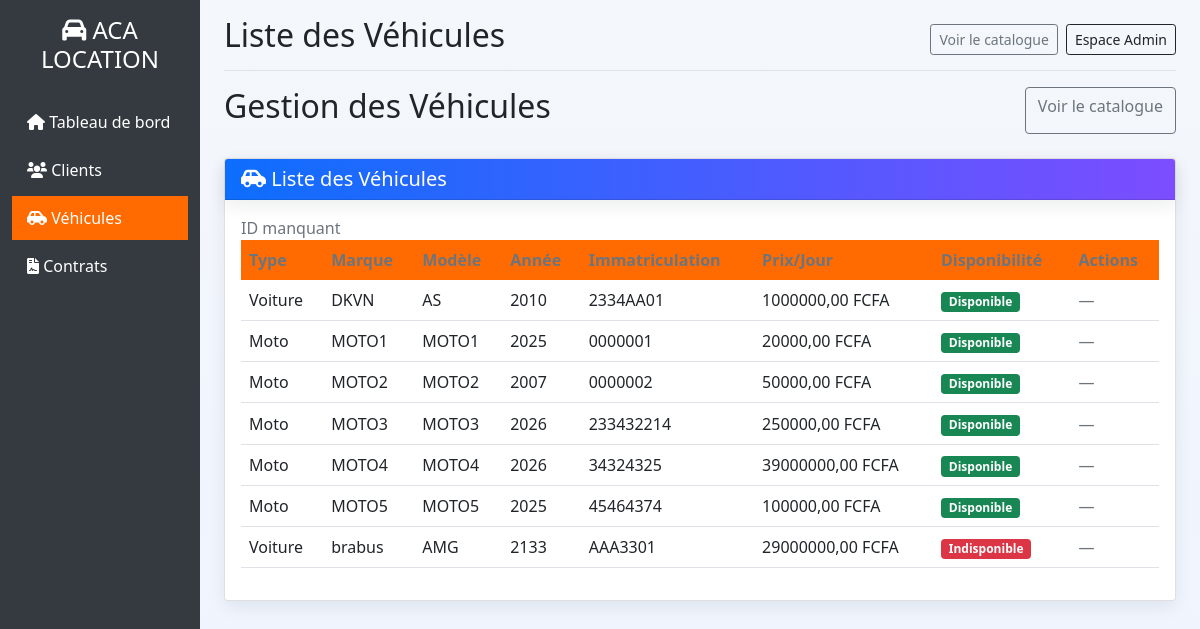
Page /vehicules/ on the committed database.
### gestion/models.py (models this page shows, shortened)
class Vehicule(models.Model):
    TYPE_VEHICULE = [
        ('voiture', 'Voiture'),
        ('moto', 'Moto'),
    ]
    type_vehicule = models.CharField(max_length=20, choices=TYPE_VEHICULE)
    marque = models.CharField(max_length=100)
    modele = models.CharField(max_length=100)
    annee = models.IntegerField()
    immatriculation = models.CharField(max_length=20, unique=True)
    prix_journalier = models.DecimalField(max_digits=10, decimal_places=2, validators=[MinValueValidator(0)])
    cylindree = models.IntegerField(blank=True, null=True)
    nombre_portes = models.IntegerField(blank=True, null=True)
    disponible = models.BooleanField(default=True)
    image = models.ImageField(upload_to='vehicules/', blank=True, null=True)
    date_ajout = models.DateTimeField(auto_now_add=True)
    class Meta:
        verbose_name = "Véhicule"
        verbose_name_plural = "Véhicules"
        ordering = ['-date_ajout']
    class Meta:
        verbose_name = "Véhicule"
        verbose_name_plural = "Véhicules"

### gestion/views.py (the view)
# urls.py: path('vehicules/', views.liste_vehicules, name='liste_vehicules'),
def liste_vehicules(request):
    vehicules = Vehicule.objects.all().order_by('marque')
    return render(request, 'gestion/vehicules/liste.html', {'vehicules': vehicules})

### gestion/templates/gestion/vehicules/liste.html (shortened to what this page needs)
{% extends 'gestion/base.html' %}
{% block page_title %}Liste des Véhicules{% endblock %}
{% block content %}
    <div class="d-flex justify-content-between mb-4">
    <h2>Gestion des Véhicules</h2>
    {% if request.user.is_staff %}
    <a href="{% url 'ajouter_vehicule' %}" class="btn btn-primary-custom">
        <i class="fas fa-car-side"></i> Nouveau Véhicule
    </a>
    {% else %}
    <a href="/catalogue/" class="btn btn-outline-secondary">Voir le catalogue</a>
    {% endif %}
</div>
<div class="card">
    <div class="card-header bg-primary-custom text-white">
        <h5 class="mb-0"><i class="fas fa-car-side"></i> Liste des Véhicules</h5>
    </div>
    <div class="card-body">
        {% if vehicules %}
        <div class="table-responsive">
            <table class="table table-striped">
                <thead>
                    <tr>
                        <th>Type</th>
                        <th>Marque</th>
                        <th>Modèle</th>
                        <th>Année</th>
                        <th>Immatriculation</th>
                        <th>Prix/Jour</th>
                        <th>Disponibilité</th>
                        <th>Actions</th>
                    <tr>
                        {% if vehicle.id %}
                        /* Lines 36-52 omitted */
                        <td>
                            <a href="{% url 'modifier_vehicule' vehicule.id %}" class="btn btn-sm btn-warning">Modifier</a>
                            <a href="{% url 'supprimer_vehicule' vehicule.id %}" class="btn btn-sm btn-danger">Supprimer</a>
                        </td>
                        {% else %}
                            <span class="text-muted">ID manquant</span>
                        {% endif %}
                    </tr>
                    {% for vehicule in vehicules %}
                    <tr>
                        <td>{{ vehicule.get_type_vehicule_display }}</td>
                        <td>{{ vehicule.marque }}</td>
                        <td>{{ vehicule.modele }}</td>
                        <td>{{ vehicule.annee }}</td>
                        <td>{{ vehicule.immatriculation }}</td>
                        <td>{{ vehicule.prix_journalier }} FCFA</td>
                        <td>
                            <span class="badge bg-{% if vehicule.disponible %}success{% else %}danger{% endif %}">
                                {{ vehicule.disponible|yesno:"Disponible,Indisponible" }}
                            </span>
                        </td>
                        <td>
                            {% if request.user.is_staff %}
                            <a href="{% url 'modifier_vehicule' vehicule.id %}" class="btn btn-sm btn-outline-warning">
                                <i class="fas fa-edit"></i>
                            </a>
                            {% else %}
                            <span class="text-muted">—</span>
                            {% endif %}
                        </td>
                    </tr>
                    {% endfor %}
            </table>
        </div>
        {% endif %}
    </div>
</div>
{% endblock %}

### static/css/theme.css (style rules this page uses)
:root { --primary: #0d6efd; --accent: #7c4dff; --muted: #6c757d; --bg: #f4f7fb; --card: #ffffff; --success: #198754; --danger: #dc3545; --radius: 12px; --shadow: 0 6px 18px rgba(16,24,40,0.08); --glass: rgba(255,255,255,0.6); --glass-border: rgba(124,77,255,0.08); }
body { background: linear-gradient(180deg, var(--bg), #eef4ff); color: #162447; font-family: "Inter", system-ui, -apple-system, "Segoe UI", Roboto, "Helvetica Neue", Arial; -webkit-font-smoothing: antialiased; -moz-osx-font-smoothing: grayscale; padding-bottom: 40px; }
.navbar, .card-header { background: linear-gradient(90deg, var(--primary), var(--accent)); color: white !important; border-radius: 8px; box-shadow: var(--shadow); }
.card { border: none; border-radius: var(--radius); background: var(--card); box-shadow: var(--shadow); }
.table thead th { border-bottom: none; color: var(--muted); }

### gestion/templates/gestion/base.html (style rules this page uses)
:root { --primary-color: #ff6b00; --primary-dark: #e55a00; --light-bg: #f8f9fa; }
.bg-primary-custom { background-color: var(--primary-color) !important; }
.table th { background-color: var(--primary-color); color: white; }

### rows in the picture
Vehicule: type_vehicule "Voiture", marque "DKVN", modele "AS", annee "2010", immatriculation "2334AA01", prix_journalier "1000000,00", disponible "Disponible"
Vehicule: type_vehicule "Moto", marque "MOTO1", modele "MOTO1", annee "2025", immatriculation "0000001", prix_journalier "20000,00", disponible "Disponible"
Vehicule: type_vehicule "Moto", marque "MOTO2", modele "MOTO2", annee "2007", immatriculation "0000002", prix_journalier "50000,00", disponible "Disponible"
Vehicule: type_vehicule "Moto", marque "MOTO3", modele "MOTO3", annee "2026", immatriculation "233432214", prix_journalier "250000,00", disponible "Disponible"
Vehicule: type_vehicule "Moto", marque "MOTO4", modele "MOTO4", annee "2026", immatriculation "34324325", prix_journalier "39000000,00", disponible "Disponible"
Vehicule: type_vehicule "Moto", marque "MOTO5", modele "MOTO5", annee "2025", immatriculation "45464374", prix_journalier "100000,00", disponible "Disponible"
Vehicule: type_vehicule "Voiture", marque "brabus", modele "AMG", annee "2133", immatriculation "AAA3301", prix_journalier "29000000,00", disponible "Indisponible"
